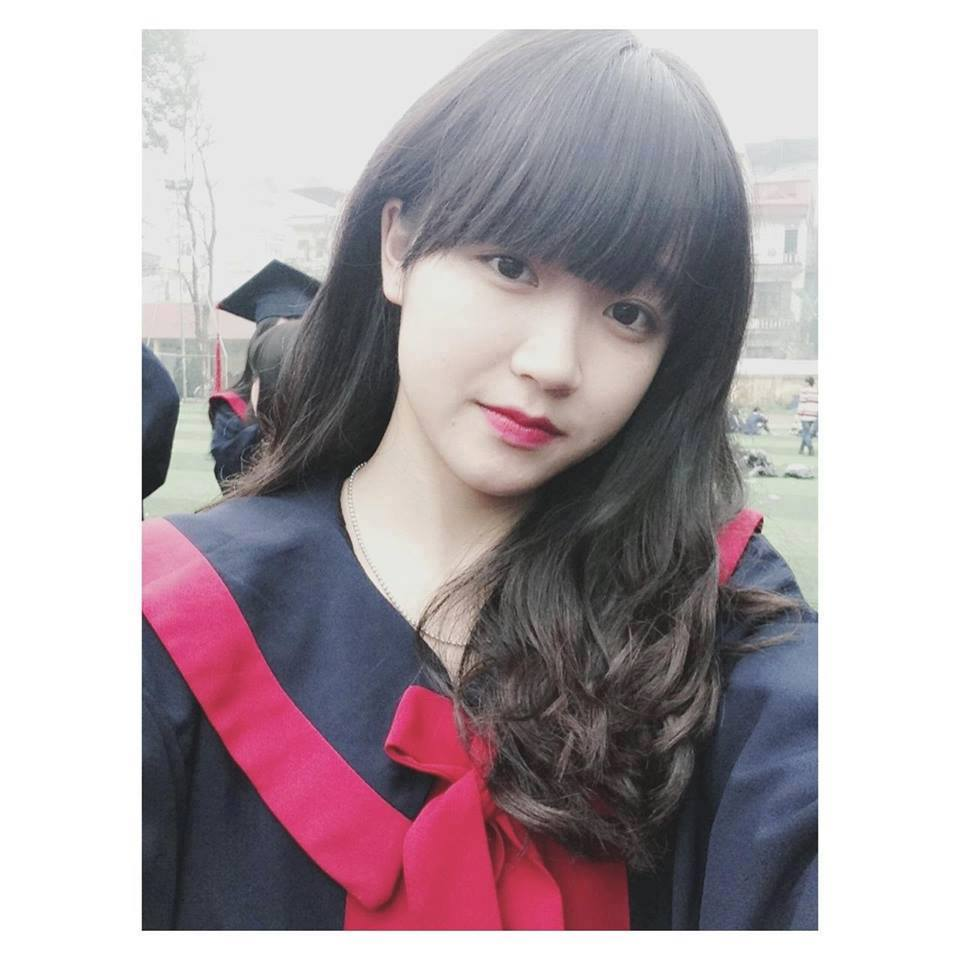
#> input picture Xu_Ly_Anh/Tuần_3-4_11-11-2019/3-today/img_5.jpg, 960 x 960 px
$ python anhtrangxam.py img_5.jpg
#> lines starting #> are read from the running program, lines starting #| are printed output that depends on the picture; after the words box and inside, x2 and y2 are one past the last pixel; in counts of white or black regions, pixels touching at a corner belong together
import os, sys
import cv2

def convert_to_binary(img_grayscale):
    # adaptiveMethod=cv2.ADAPTIVE_THRESH_MEAN_C or cv2.ADAPTIVE_THRESH_GAUSSIAN_C
    img_binary = cv2.adaptiveThreshold(img_grayscale,
                                       maxValue=255,
                                       adaptiveMethod=cv2.ADAPTIVE_THRESH_MEAN_C,
                                       thresholdType=cv2.THRESH_BINARY,
                                       blockSize=15,
                                       C=8)
    return img_binary

if __name__ == "__main__":
    assert len(sys.argv) == 2, '[USAGE] $ python adaptive_thresholding.py img_5.jpg'
    input_image_path = sys.argv[1]

    assert os.path.isfile(input_image_path), 'Image not found @ %s' % input_image_path

    # read color image with grayscale flag: "cv2.IMREAD_GRAYSCALE"
    img_grayscale = cv2.imread(input_image_path, cv2.IMREAD_GRAYSCALE)       # shape: (960, 960)
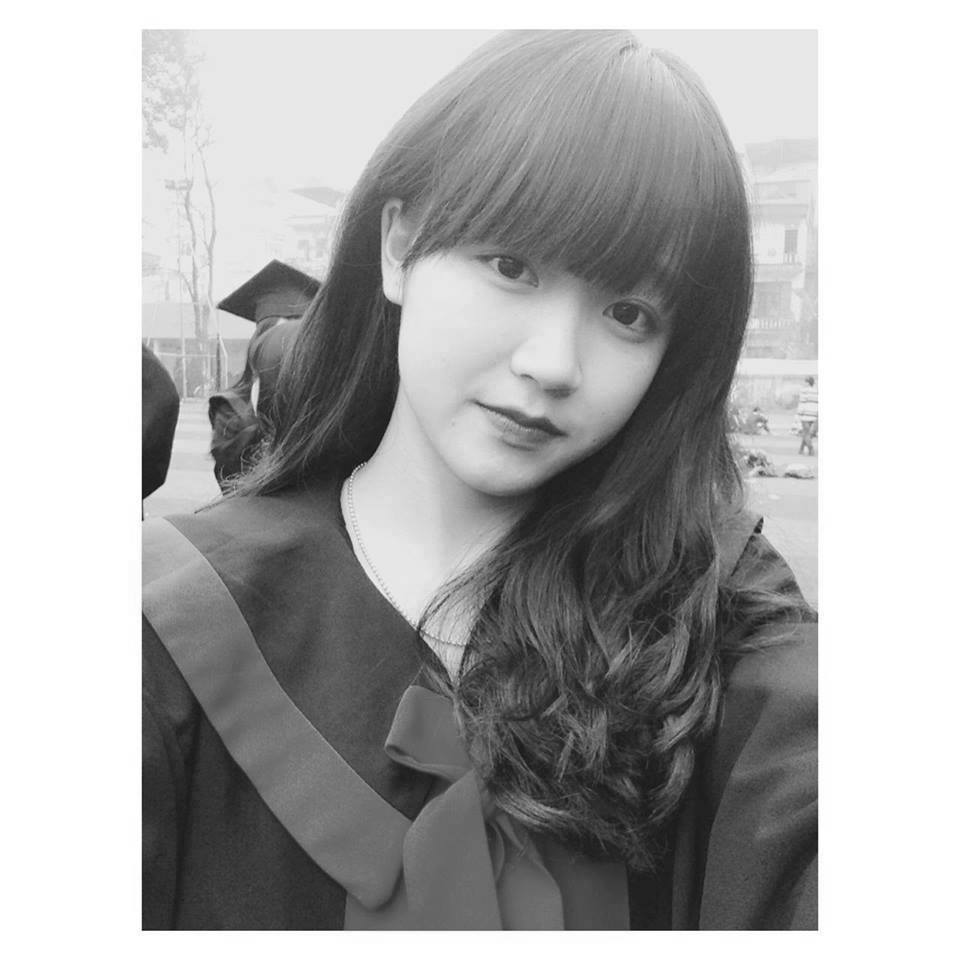
#> img_grayscale: shape (960, 960); min 4, max 255, mean 170.8
    # print grayscale image
    cv2.imwrite('grey_%s' % input_image_path, img_grayscale)
    print('Saved grayscale image @ grey_%s' % input_image_path)

    img_binary = convert_to_binary(img_grayscale)
#> in convert_to_binary, `img_binary = cv2.adaptiveThreshold(img_grayscale, maxValue=255, adapti..`:
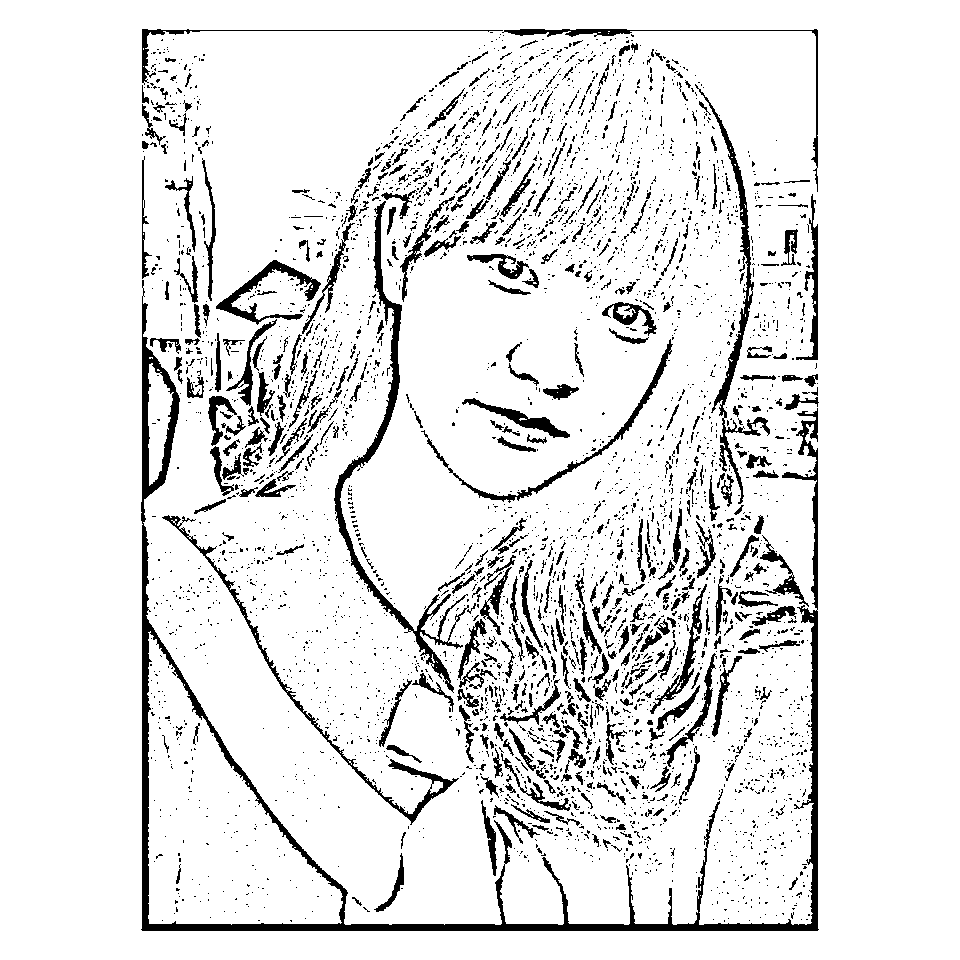
#> img_binary: shape (960, 960); 90.4% white; 4032 black regions (3532 under 20 px), largest, box (x1, y1, x2, y2) and area: (141, 280, 819, 931) 16493, (334, 201, 469, 693) 4440, (695, 84, 770, 504) 2705
    cv2.imwrite('adaptive_%s' % input_image_path, img_binary)
    print('Saved binary image @ adaptive_%s' % input_image_path)

$ run again, with Xu_Ly_Anh/Tuần_3-4_11-11-2019/3-today/anhcat.jpg copied over Xu_Ly_Anh/Tuần_3-4_11-11-2019/3-today/img_5.jpg
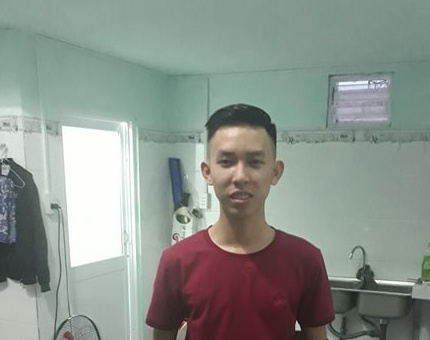
#> input picture Xu_Ly_Anh/Tuần_3-4_11-11-2019/3-today/anhcat.jpg, 430 x 340 px
#> `img_grayscale = cv2.imread(input_image_path, cv2.IMREAD_GRAYSCALE)`:
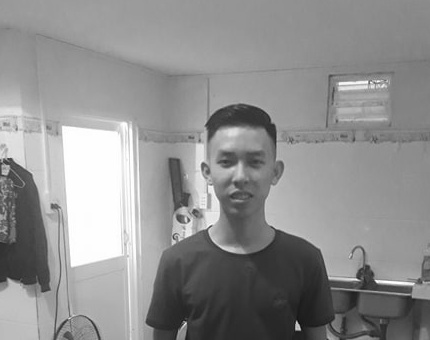
#> img_grayscale: shape (340, 430); min 8, max 255, mean 143.4
#> in convert_to_binary, `img_binary = cv2.adaptiveThreshold(img_grayscale, maxValue=255, adapti..`:
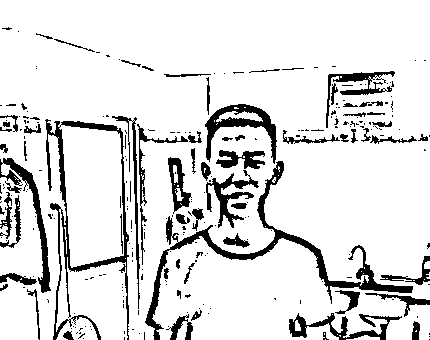
#> img_binary: shape (340, 430); 87.2% white; 263 black regions (193 under 20 px), largest, box (x1, y1, x2, y2) and area: (145, 161, 413, 340) 3311, (45, 119, 129, 340) 2584, (205, 104, 277, 164) 1286

$ run again, with Xu_Ly_Anh/Tuần_3-4_11-11-2019/3-today/anhtrung.jpg copied over Xu_Ly_Anh/Tuần_3-4_11-11-2019/3-today/img_5.jpg
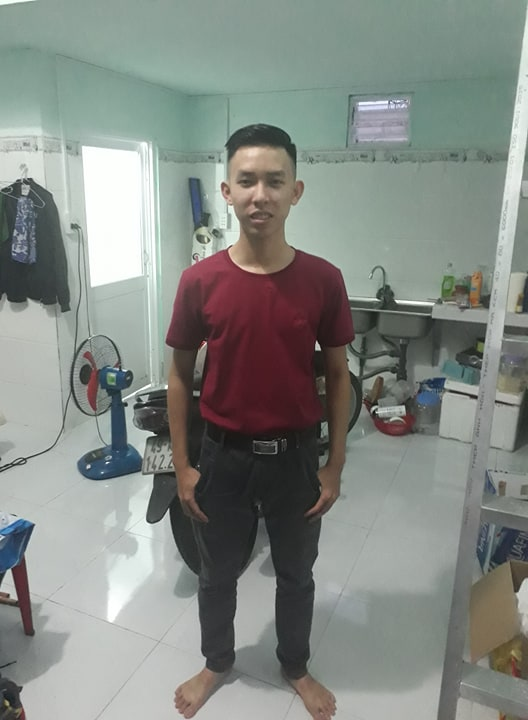
#> input picture Xu_Ly_Anh/Tuần_3-4_11-11-2019/3-today/anhtrung.jpg, 528 x 720 px
#> `img_grayscale = cv2.imread(input_image_path, cv2.IMREAD_GRAYSCALE)`:
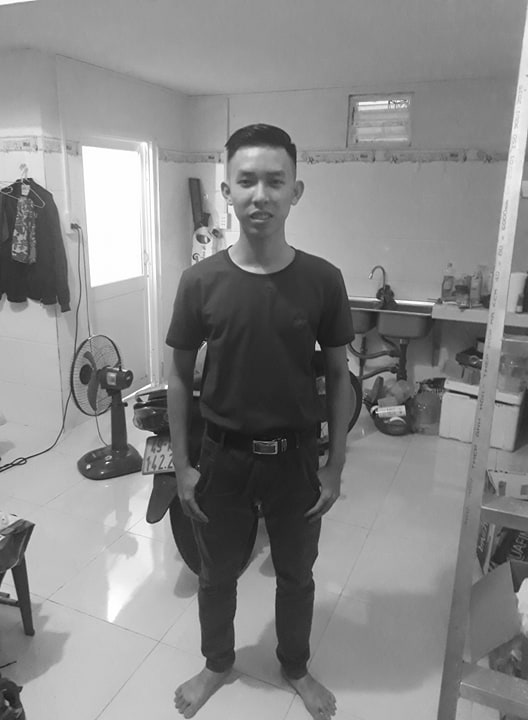
#> img_grayscale: shape (720, 528); min 9, max 255, mean 135.3
#> in convert_to_binary, `img_binary = cv2.adaptiveThreshold(img_grayscale, maxValue=255, adapti..`:
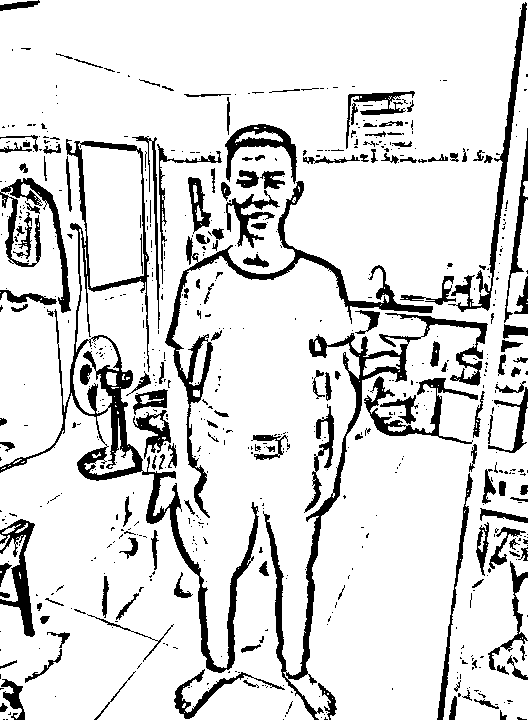
#> img_binary: shape (720, 528); 86.2% white; 660 black regions (499 under 20 px), largest, box (x1, y1, x2, y2) and area: (0, 139, 259, 673) 8838, (263, 313, 488, 720) 5879, (165, 181, 433, 518) 4779

$ run again, with Xu_Ly_Anh/Tuần_3-4_11-11-2019/3-today/.png saved as Xu_Ly_Anh/Tuần_3-4_11-11-2019/3-today/img_5.jpg
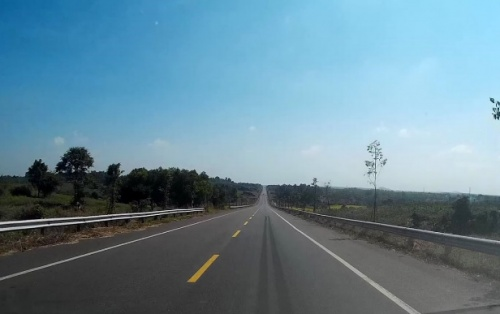
#> input picture Xu_Ly_Anh/Tuần_3-4_11-11-2019/3-today/.png, 500 x 314 px
#> `img_grayscale = cv2.imread(input_image_path, cv2.IMREAD_GRAYSCALE)`:
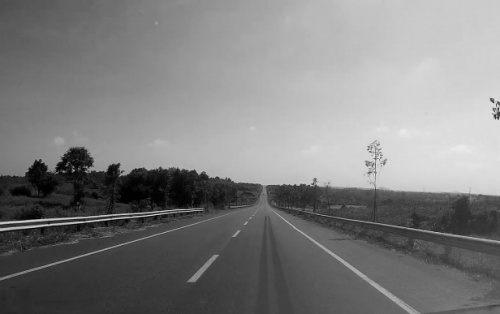
#> img_grayscale: shape (314, 500); min 0, max 235, mean 127.1
#> in convert_to_binary, `img_binary = cv2.adaptiveThreshold(img_grayscale, maxValue=255, adapti..`:
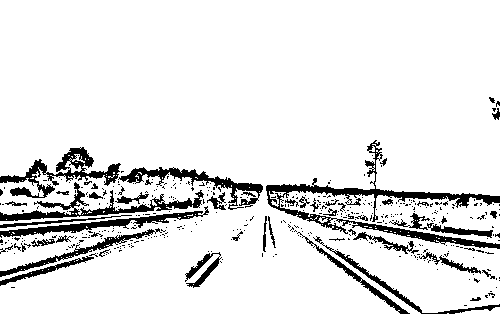
#> img_binary: shape (314, 500); 89.7% white; 401 black regions (350 under 20 px), largest, box (x1, y1, x2, y2) and area: (266, 140, 500, 249) 3313, (0, 147, 121, 198) 1688, (0, 182, 204, 221) 1617
